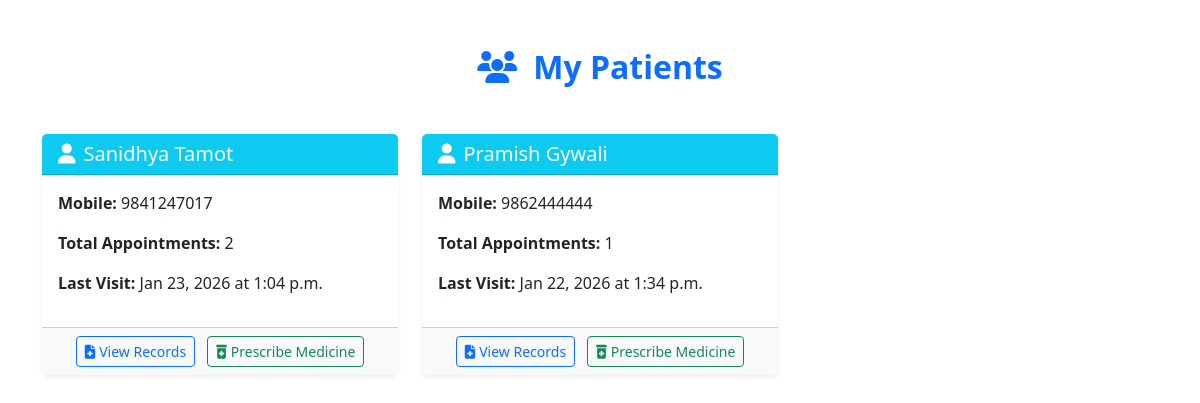
The page /doctor-my-patients/ (signed in) on the database its author committed.
### hospital/models.py (models this page shows, shortened)
class Patient(models.Model):
    Name= models.CharField(max_length=100)
    Gender= models.CharField(max_length=100)
    Mobile = models.CharField(max_length=15)
    Address= models.TextField()
    email = models.EmailField(max_length=100, blank=True, null=True)         # optional
    password = models.CharField(max_length=128)   # ADD THIS

class Appointment(models.Model):
    Doctor= models.ForeignKey(Doctor,on_delete=models.CASCADE)
    Patient= models.ForeignKey(Patient,on_delete=models.CASCADE)
    date = models.DateField()
    time = models.TimeField()

### hospital/views.py (the view)
# urls.py: path('doctor-my-patients/', doctor_my_patients, name='doctor_my_patients'),
def doctor_my_patients(request):
    if request.session.get('user_type') != 'doctor':
        return redirect('main_login')
    doctor_id = request.session.get('doctor_id')
    doctor = Doctor.objects.get(id=doctor_id)
    patients = Patient.objects.filter(appointment__Doctor=doctor).distinct()
    for patient in patients:
        patient.total_appointments = Appointment.objects.filter(
            Patient=patient, Doctor=doctor
        ).count()
        patient.last_visit = Appointment.objects.filter(
            Patient=patient, Doctor=doctor
        ).order_by('-date').first()
        patient.appointment_history = Appointment.objects.filter(
            Patient=patient, Doctor=doctor
        ).order_by('-date')
    context = {
        'doctor': doctor,
        'patients': patients,
        'today': date.today(),  # Needed for badge logic in template
    }
    return render(request, 'doctor_my_patients.html', context)

### hospital/templates/doctor_my_patients.html (shortened to what this page needs)
{% extends "base.html" %}
{% block content %}
<div class="container my-5">
    <h2 class="text-center fw-bold text-primary mb-5">
        <i class="fas fa-users me-3"></i>My Patients
    </h2>
    {% if patients %}
        <div class="row g-4">
            {% for patient in patients %}
            <div class="col-md-6 col-lg-4">
                <div class="card shadow-sm border-0 h-100">
                    <div class="card-header bg-info text-white">
                        <h5 class="mb-0"><i class="fas fa-user me-2"></i>{{ patient.Name }}</h5>
                    </div>
                    <div class="card-body">
                        <p><strong>Mobile:</strong> {{ patient.Mobile }}</p>
                        <p><strong>Total Appointments:</strong> {{ patient.total_appointments }}</p>
                        {% if patient.last_visit %}
                            <p><strong>Last Visit:</strong> {{ patient.last_visit.date|date:"M d, Y" }} at {{ patient.last_visit.time }}</p>
                        {% else %}
                            <p class="text-muted">No appointments yet</p>
                        {% endif %}
                    </div>
                    <div class="card-footer bg-light text-center">
                        <button type="button" class="btn btn-outline-primary btn-sm me-2"
                                data-bs-toggle="modal" data-bs-target="#patientRecordsModal"
                                data-patient-id="{{ patient.id }}"
                                data-patient-name="{{ patient.Name }}"
                                data-patient-mobile="{{ patient.Mobile }}"
                                data-total-appointments="{{ patient.total_appointments }}"
                                data-last-visit="{% if patient.last_visit %}{{ patient.last_visit.date|date:'M d, Y' }} at {{ patient.last_visit.time }}{% else %}N/A{% endif %}">
                            <i class="fas fa-file-medical me-1"></i>View Records
                        </button>
                        <a href="{% url 'prescribe_medicine' patient_id=patient.id %}"
                           class="btn btn-outline-success btn-sm">
                            <i class="fas fa-prescription-bottle-alt me-1"></i>Prescribe Medicine
                        </a>
                    </div>
                </div>
            </div>
            {% endfor %}
        </div>
    {% else %}
        <div class="text-center py-5">
            <i class="fas fa-users-slash fa-5x text-muted mb-4"></i>
            <h4 class="text-muted">No patients yet</h4>
            <p class="text-muted">Patients will appear here once they book appointments with you.</p>
        </div>
    {% endif %}
</div>
{% endblock %}

### rows shown on the page
Patient: Name "Sanidhya Tamot", Mobile "9841247017", total_appointments "2", last_visit "Jan 23, 2026", last_visit.time "1:04 p.m."
Patient: Name "Pramish Gywali", Mobile "9862444444", total_appointments "1", last_visit "Jan 22, 2026", last_visit.time "1:34 p.m."
